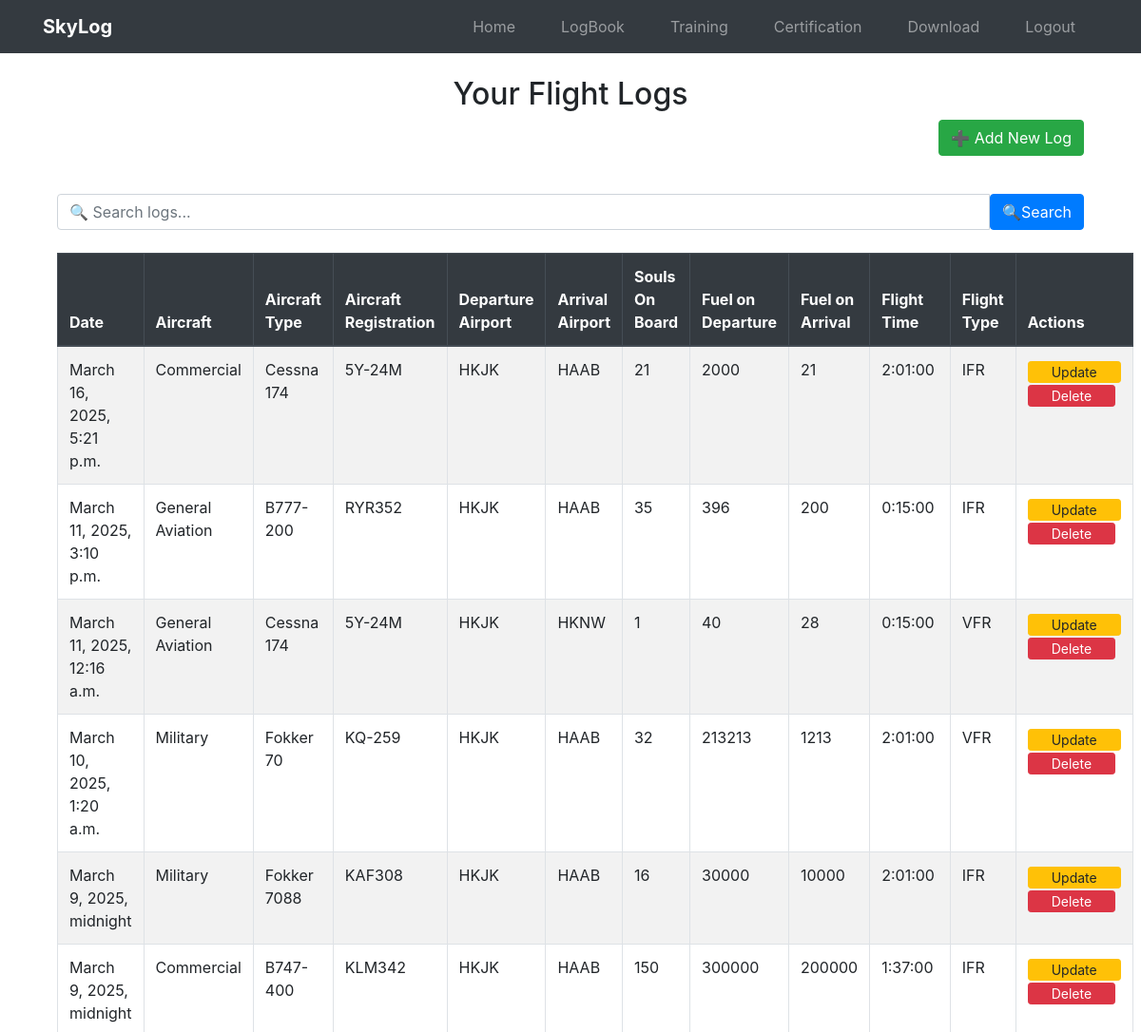
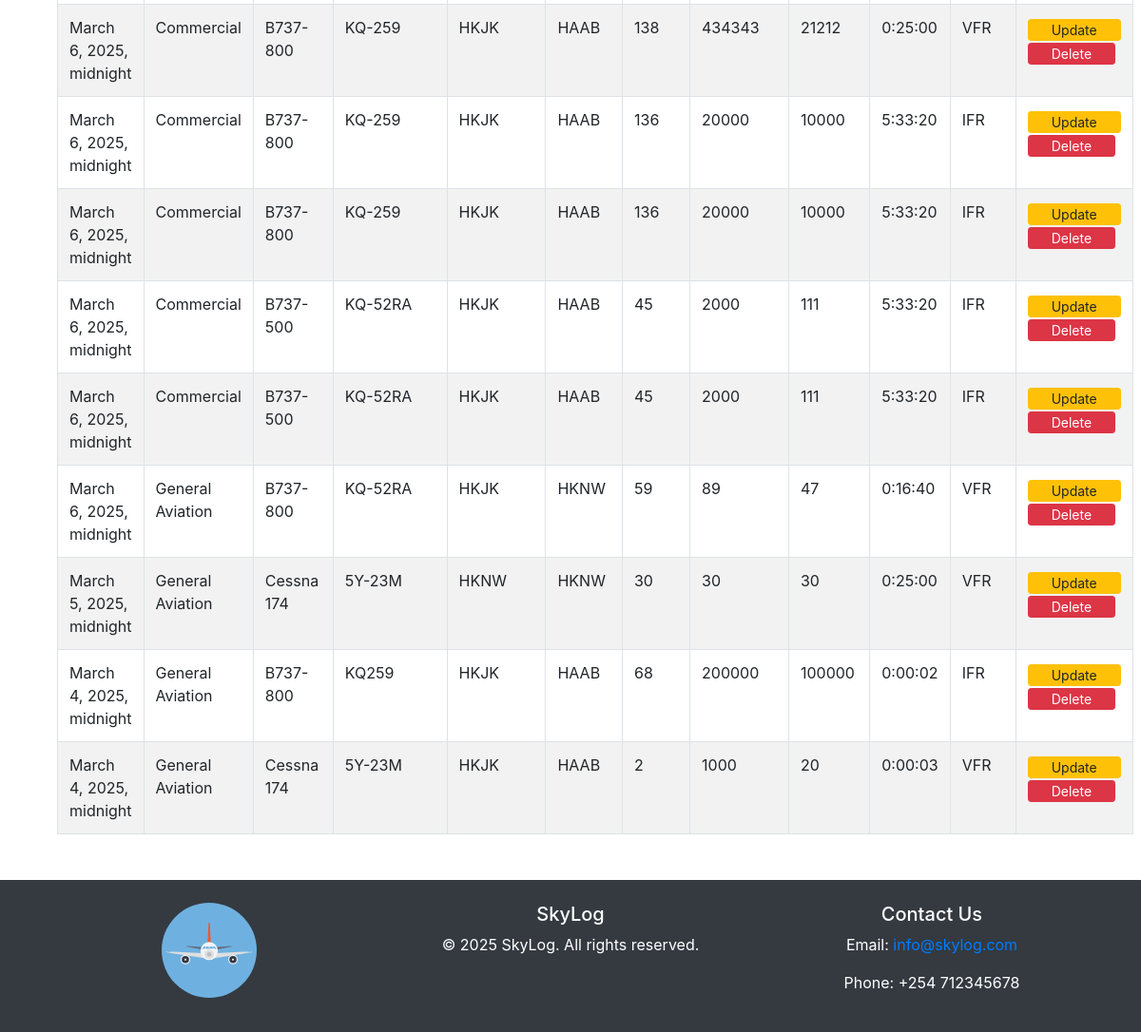
Screenshot of /logbook/logs_list/ (signed in) with the database file from the repository (2 pictures, top to bottom).
### logs/models.py (models this page shows, shortened)
class Log(models.Model):
    user = models.ForeignKey(User, on_delete=models.CASCADE)
    date = models.DateTimeField(default=now)
    AIRCRAFT=[("General Aviation","General Aviation"),("Commercial","Commercial"),("Military","Military")]
    aircraft = models.CharField(max_length=100,choices=AIRCRAFT)
    aircraft_type = models.CharField(max_length=100)
    aircraft_registration = models.CharField(max_length=100,validators=[is_aircraft_reg_num_valid])
    departure_airport = models.CharField(max_length=4, validators=[icao_validator])
    arrival_airport = models.CharField(max_length=4, validators=[icao_validator])
    flight_time = models.DurationField()  # timedelta for hours & minutes
    souls_on_board = models.PositiveIntegerField(default=0)
    fuel_on_departure = models.PositiveIntegerField(default=0)
    fuel_on_arrival = models.PositiveIntegerField(default=0)
    remarks = models.TextField(blank=True, null=True)
    PURPOSE=[("Training","Training"),
             ("Recreational","Recreational"),
             ("Cargo_flight","Cargo_flight"),
             ("Passenger_flight","Passenger_flight")
             ]
    purpose = models.CharField(max_length=20,choices=PURPOSE)
    FLIGHT_TYPES = [("VFR", "Visual Flight Rules"), ("IFR", "Instrument Flight Rules")]
    flight_type = models.CharField(max_length=3, choices=FLIGHT_TYPES)
    flight_number = models.CharField(max_length=20, unique=True, default=uuid.uuid4)
    safety_concerns = models.BooleanField(default=False)

### logs/views.py (the view, shortened to what this page needs)
# urls.py: path('logs_list/', views.log_list, name='logs_list'),
@login_required
def log_list(request):
    logs = Log.objects.filter(user=request.user).order_by('-date')
    query = request.GET.get('query')
    return render(request, 'logs/log_list.html', {'logs': logs})

### logs/templates/logs/log_list.html (shortened to what this page needs)
{% extends "others/base.html" %}
{% block content %}
<div class="container mt-4">
    <h2 class="text-center">Your Flight Logs</h2>
    <div class="text-right mb-3 ">
        <a href="{% url 'logs:create_log' %}" class="btn btn-success">➕ Add New Log</a>
    </div>
    <br>
    <form method="GET" action="{% url 'logs:logs_list' %}" class="mb-4">
        <div class="input-group">
          <input type="text" name="query" class="form-control" placeholder="🔍 Search logs..." value="{{ request.GET.query }}">
          <button type="submit" class="btn btn-primary"> 🔍Search</button>
        </div>
    </form>
    {% if logs %}
    <table class="table table-bordered table-striped">
        <thead class="thead-dark">
            <tr>
                <th>Date</th>
                <th>Aircraft</th>
                <th>Aircraft Type</th>
                <th>Aircraft Registration</th>
                <th>Departure Airport</th>
                <th>Arrival Airport</th>
                <th>Souls On Board</th>
                <th>Fuel on Departure</th>
                <th>Fuel on Arrival</th>
                <th>Flight Time</th>
                <th>Flight Type</th>
                <th>Actions</th>
            </tr>
        </thead>
        <tbody>
            {% for log in logs %}
            <tr>
                <td>{{ log.date }}</td>
                <td>{{ log.aircraft }}</td>
                <td>{{ log.aircraft_type }}</td>
                <td>{{ log.aircraft_registration }}</td>
                <td>{{ log.departure_airport }}</td>
                <td>{{ log.arrival_airport }}</td>
                <td>{{ log.souls_on_board }}</td>
                <td>{{ log.fuel_on_departure }}</td>
                <td>{{ log.fuel_on_arrival }}</td>
                <td>{{ log.flight_time }}</td>
                <td>{{ log.flight_type }}</td>
                <td>
                    <a href="{% url 'logs:edit_log' log.id %}" class="btn btn-warning btn-sm p-0 px-4">Update </a>
                    <a href="{% url 'logs:delete_log' log.id %}" class="btn btn-danger btn-sm  p-0 px-4">Delete</a>
                </td>
            </tr>
            {% endfor %}
        </tbody>
    </table>
    {% else %}
    <p class="text-center">☹️ No flight logs available.</p>
    <div style="height: 220px;"></div>
    {% endif %}
</div>
{% endblock %}

### logs/templates/others/base.html (shortened to what this page needs)
{% load static %}
<!DOCTYPE html>
<html lang="en">
<head>
    <link rel="stylesheet" href="https://cdn.jsdelivr.net/npm/bootstrap@4.3.1/dist/css/bootstrap.min.css"
>
</head>
<body>
    <nav class="navbar navbar-expand-lg navbar-dark bg-dark">
      <div class="container">
        <a class="navbar-brand" href="{% url "users:home" %}"><b>SkyLog</b></a>
        <div class="collapse navbar-collapse" id="navbarNav">
          <ul class="navbar-nav ml-auto">
            <li class="nav-item">
              <a class="nav-link mx-3 " aria-current="page" href="{% url 'users:home' %}">Home</a>
            </li>
            <li class="nav-item">
              <a class="nav-link mx-3" href="{% url 'logs:logs_list' %}">LogBook</a>
            </li>
            <li class="nav-item">
              <a class="nav-link mx-3" href="{% url "logs:training_record_list" %}">Training</a>
            </li>
            <li class="nav-item">
              <a class="nav-link mx-3" href="{% url "logs:pilot_certification" %}">Certification</a>
            </li>
            <li class="nav-item">
              <a class="nav-link mx-3" href="{% url 'logs:generate_pdf_page' %}">Download</a>
            </li>
            <li class="nav-item">
              <a class="nav-link mx-3" href="#" data-toggle="modal" data-target="#logoutModal">Logout</a>
            </li>
          </ul>
        </div>
      </div>
    </nav>
    <div class="container mt-4">
        {% block content %}{% endblock %}
    </div>
    <footer class="bg-dark text-white mt-5 p-4 text-center">
      <div class="container">
        <div class="row">
          <div class="col-md-4">
            <img src="{% static 'images/airplane-svgrepo-com.svg' %}" alt="Company Logo" class="img-fluid mb-2" style="max-width: 100px;">
          </div>
          <div class="col-md-4">
            <h5>SkyLog</h5>
            <p>&copy; 2025 SkyLog. All rights reserved.</p>
          </div>
          <div class="col-md-4">
            <h5>Contact Us</h5>
            <p>Email: <a class="link-primary" href="mailto:info@skylog.com">info@skylog.com</a></p>
            <p>Phone: +254 712345678</p>
          </div>
        </div>
      </div>
    </footer>
</body>
</html>

### rows the page displays
Log: date "March 16, 2025, 5:21 p.m.", aircraft "Commercial", aircraft_type "Cessna 174", aircraft_registration "5Y-24M", departure_airport "HKJK", arrival_airport "HAAB", souls_on_board "21", fuel_on_departure "2000", fuel_on_arrival "21", flight_time "2:01:00", flight_type "IFR"
Log: date "March 11, 2025, 3:10 p.m.", aircraft "General Aviation", aircraft_type "B777-200", aircraft_registration "RYR352", departure_airport "HKJK", arrival_airport "HAAB", souls_on_board "35", fuel_on_departure "396", fuel_on_arrival "200", flight_time "0:15:00", flight_type "IFR"
Log: date "March 11, 2025, 12:16 a.m.", aircraft "General Aviation", aircraft_type "Cessna 174", aircraft_registration "5Y-24M", departure_airport "HKJK", arrival_airport "HKNW", souls_on_board "1", fuel_on_departure "40", fuel_on_arrival "28", flight_time "0:15:00", flight_type "VFR"
Log: date "March 10, 2025, 1:20 a.m.", aircraft "Military", aircraft_type "Fokker 70", aircraft_registration "KQ-259", departure_airport "HKJK", arrival_airport "HAAB", souls_on_board "32", fuel_on_departure "213213", fuel_on_arrival "1213", flight_time "2:01:00", flight_type "VFR"
Log: date "March 9, 2025, midnight", aircraft "Military", aircraft_type "Fokker 7088", aircraft_registration "KAF308", departure_airport "HKJK", arrival_airport "HAAB", souls_on_board "16", fuel_on_departure "30000", fuel_on_arrival "10000", flight_time "2:01:00", flight_type "IFR"
Log: date "March 9, 2025, midnight", aircraft "Commercial", aircraft_type "B747-400", aircraft_registration "KLM342", departure_airport "HKJK", arrival_airport "HAAB", souls_on_board "150", fuel_on_departure "300000", fuel_on_arrival "200000", flight_time "1:37:00", flight_type "IFR"
Log: date "March 6, 2025, midnight", aircraft "Commercial", aircraft_type "B737-800", aircraft_registration "KQ-259", departure_airport "HKJK", arrival_airport "HAAB", souls_on_board "138", fuel_on_departure "434343", fuel_on_arrival "21212", flight_time "0:25:00", flight_type "VFR"
Log: date "March 6, 2025, midnight", aircraft "Commercial", aircraft_type "B737-800", aircraft_registration "KQ-259", departure_airport "HKJK", arrival_airport "HAAB", souls_on_board "136", fuel_on_departure "20000", fuel_on_arrival "10000", flight_time "5:33:20", flight_type "IFR"
Log: date "March 6, 2025, midnight", aircraft "Commercial", aircraft_type "B737-800", aircraft_registration "KQ-259", departure_airport "HKJK", arrival_airport "HAAB", souls_on_board "136", fuel_on_departure "20000", fuel_on_arrival "10000", flight_time "5:33:20", flight_type "IFR"
Log: date "March 6, 2025, midnight", aircraft "Commercial", aircraft_type "B737-500", aircraft_registration "KQ-52RA", departure_airport "HKJK", arrival_airport "HAAB", souls_on_board "45", fuel_on_departure "2000", fuel_on_arrival "111", flight_time "5:33:20", flight_type "IFR"
Log: date "March 6, 2025, midnight", aircraft "Commercial", aircraft_type "B737-500", aircraft_registration "KQ-52RA", departure_airport "HKJK", arrival_airport "HAAB", souls_on_board "45", fuel_on_departure "2000", fuel_on_arrival "111", flight_time "5:33:20", flight_type "IFR"
Log: date "March 6, 2025, midnight", aircraft "General Aviation", aircraft_type "B737-800", aircraft_registration "KQ-52RA", departure_airport "HKJK", arrival_airport "HKNW", souls_on_board "59", fuel_on_departure "89", fuel_on_arrival "47", flight_time "0:16:40", flight_type "VFR"
Log: date "March 5, 2025, midnight", aircraft "General Aviation", aircraft_type "Cessna 174", aircraft_registration "5Y-23M", departure_airport "HKNW", arrival_airport "HKNW", souls_on_board "30", fuel_on_departure "30", fuel_on_arrival "30", flight_time "0:25:00", flight_type "VFR"
Log: date "March 4, 2025, midnight", aircraft "General Aviation", aircraft_type "B737-800", aircraft_registration "KQ259", departure_airport "HKJK", arrival_airport "HAAB", souls_on_board "68", fuel_on_departure "200000", fuel_on_arrival "100000", flight_time "0:00:02", flight_type "IFR"
Log: date "March 4, 2025, midnight", aircraft "General Aviation", aircraft_type "Cessna 174", aircraft_registration "5Y-23M", departure_airport "HKJK", arrival_airport "HAAB", souls_on_board "2", fuel_on_departure "1000", fuel_on_arrival "20", flight_time "0:00:03", flight_type "VFR"
